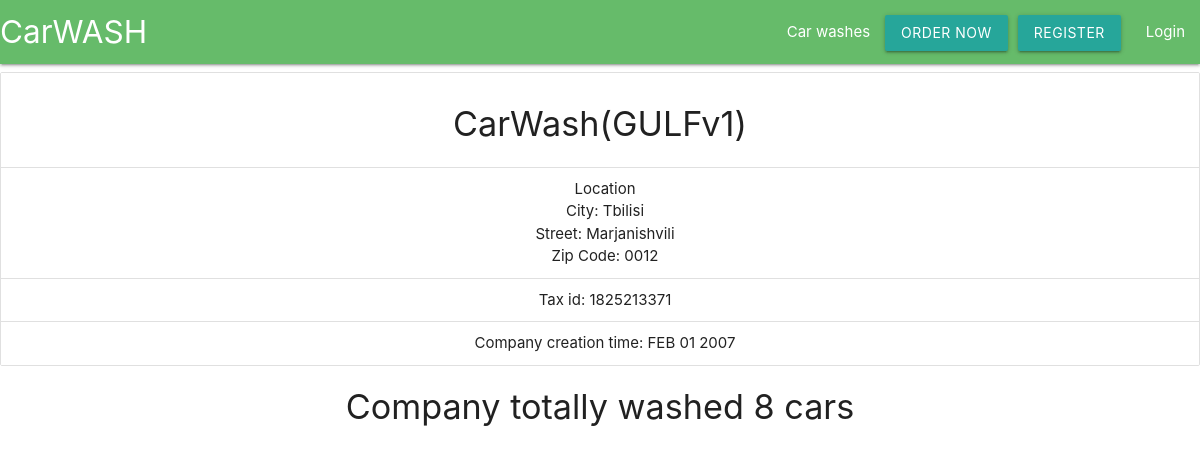
Screenshot of /car_washes/1/details with the database file from the repository.
### management/models.py (models this page shows, shortened)
class CarWash(models.Model):
    full_name = models.CharField(max_length=50, unique=True)
    location = models.OneToOneField(to='management.Location',
                                    on_delete=models.PROTECT)
    organzation_type = models.IntegerField(choices=ORGANIZATION_TYPES)
    tax_id = models.CharField(max_length=10, unique=True)
    creation_time = models.DateTimeField()
    class Meta:
        verbose_name = _('Car wash')
        verbose_name_plural = _('Car washes')

class Location(models.Model):
    city = models.CharField(max_length=100)
    street_adress = models.CharField(max_length=100, unique=True)
    zip_code = models.CharField(max_length=10)
    class Meta:
        verbose_name = _('Location')
        verbose_name_plural = _('Locations')

### management/views.py (the view)
# urls.py: path('car_washes/<int:cw_pk>/details', car_wash_detail, name='cw_detail'),
def car_wash_detail(request, cw_pk):
    car_wash = get_object_or_404(CarWash, pk=cw_pk)
    washed_cars = Order.objects.filter(finish_time__isnull=False,
                                       washer__car_wash_id=car_wash.id).count()
    washed_cars = washed_cars if washed_cars else 0
    return render(request, 'management/car_wash_detail.html',
                  context={'car_wash': car_wash,
                           'washed_cars': washed_cars}
                  )

### templates/management/car_wash_detail.html
{% extends "base.html" %}
{% block content %}
<ul class="collection with-header">
    <li class="collection-header center-align">
        <h4>{{car_wash.full_name}}</h4>
    </li>
    <li class="collection-item center-align">Location
        <ul>
            <li>City: {{car_wash.location.city}}</li>
            <li>Street: {{car_wash.location.street_adress}}</li>
            <li>Zip Code: {{car_wash.location.zip_code}}</li>
        </ul>
    </li>
    <li class="collection-item center-align">Tax id: {{car_wash.tax_id}}</li>
    <li class="collection-item center-align">Company creation time: {{car_wash.creation_time|date:'M d Y'|upper}}</li>
</ul>
<h4 class='center-align'>Company totally washed {{washed_cars}} car{{washed_cars|pluralize}}</h4>
{% endblock %}

### rows the page displays
CarWash: full_name "CarWash(GULFv1)", location.city "Tbilisi", location.street_adress "Marjanishvili", location.zip_code "0012", tax_id "1825213371", creation_time "FEB 01 2007"

### other values shown
{{ washed_cars }} "8"
